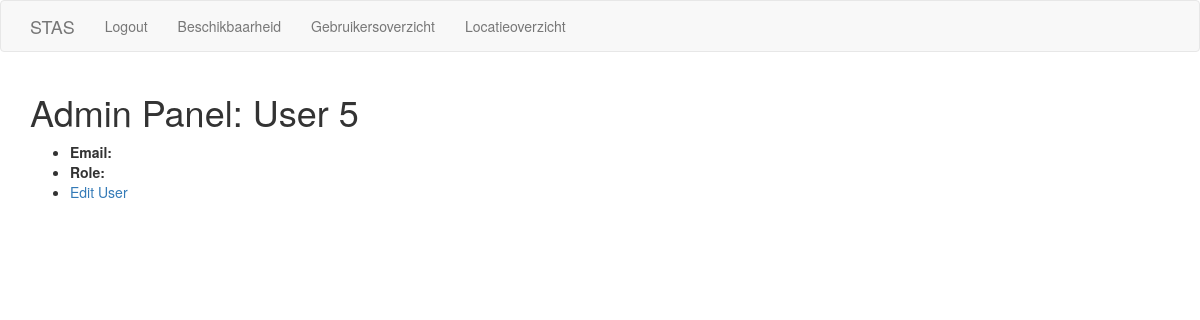
The app's page /admin/user/5 (signed in), older data.
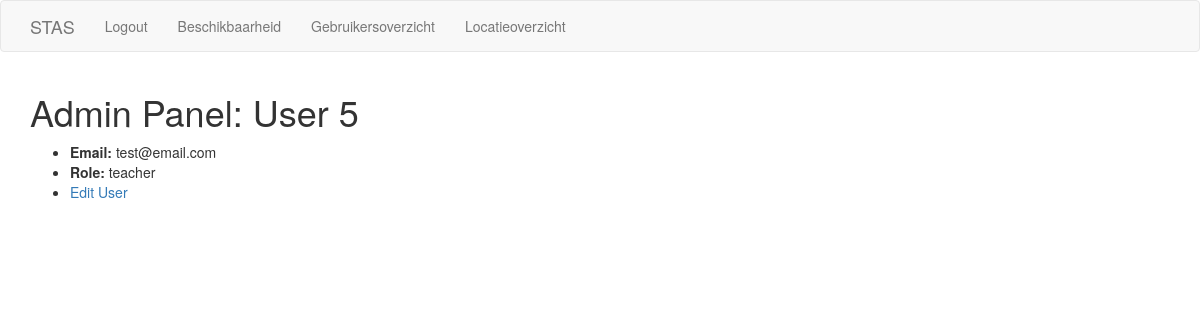
The same page, newer data.
### app/models.py (models this page shows, shortened)
class User(UserMixin, db.Model):
    id = db.Column(db.Integer, primary_key=True)
    email = db.Column(db.String(128), index=True, unique=True)
    password_hash = db.Column(db.String(128))
    role = db.Column(db.String(128), index=True)
    checkins = db.relationship('Checkin', backref='User', lazy='dynamic')

### app/admin/routes.py (the view)
@bp.route('/admin/user/<user_id>', methods=['GET'])
@login_required
@admin_required
def user_overview(user_id):
    user = User.query.filter_by(id=user_id).first()
    return render_template(
        'admin/user_overview.html', user=user,
        title='Admin Panel: User ' + str(user_id)
    )

### app/admin/decorator.py (called while the page is built)
def admin_required(func):
    @wraps(func)
    def wrapper(*args, **kw):
        if not current_user.is_anonymous:
            if current_user.role == 'admin':
                return func(*args, **kw)
        else:
            if g.current_user.role == 'admin':
                return func(*args, **kw)
        abort(403)
    return wrapper

### app/models.py (called while the page is built)
@login_manager.user_loader
def load_user(id):
    return User.query.get(int(id))

### app/templates/admin/user_overview.html
{% extends "base.html" %}
{% block app_content %}
<div id="user">
  <ul>
    <li><strong>{{ 'Email' }}:</strong> {{ user.email }}</li>
    <li><strong>{{ 'Role' }}:</strong> {{ user.role }}</li>
    <li><a href="{{ url_for('main.index', user_id=user.id) }}">{{ 'Edit User' }}</a></li>
  </ul>
</div>
{% endblock %}

Row changes from the older to the newer data that the page shows:
added User: email "test@email.com", role "teacher"
